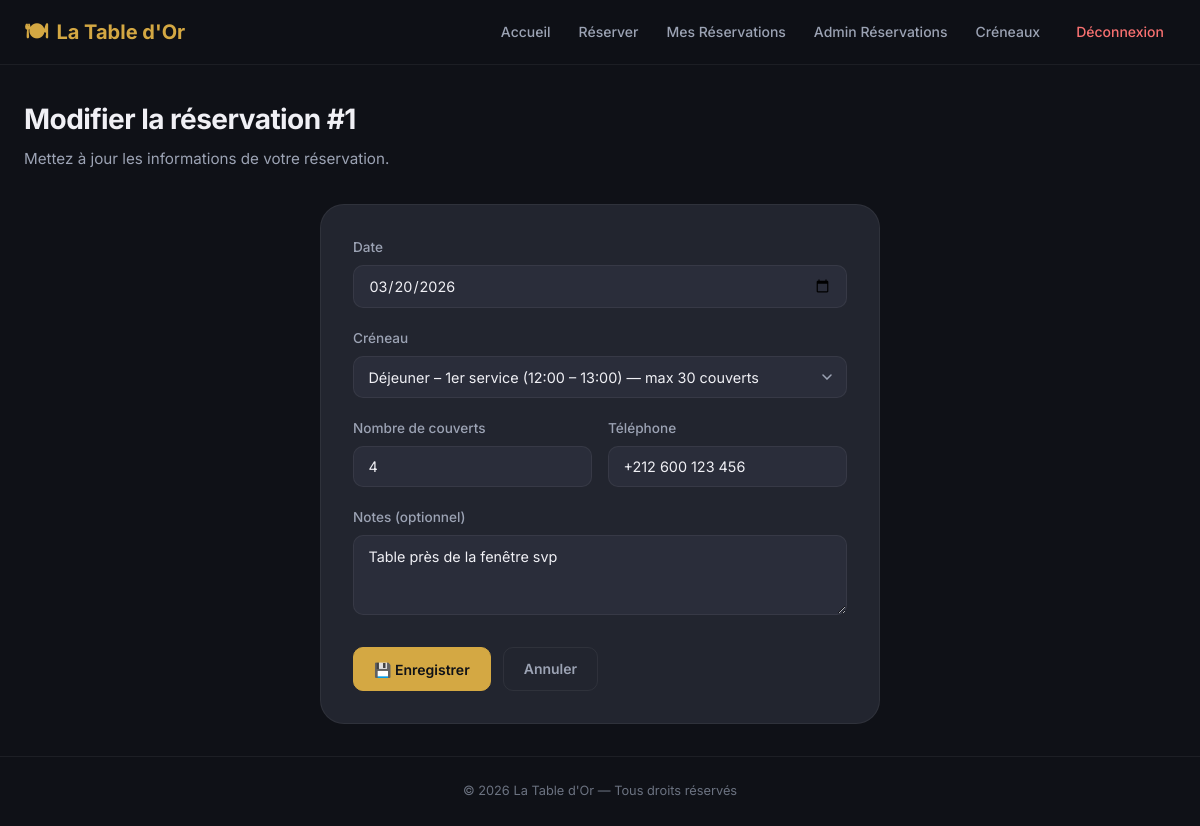
The app's page /reservations/edit.php?id=1 (signed in) with its own data.
### tables this page shows
CREATE TABLE reservations (
  id         INT UNSIGNED AUTO_INCREMENT PRIMARY KEY,
  user_id    INT UNSIGNED NOT NULL,
  slot_id    INT UNSIGNED NOT NULL,
  date       DATE NOT NULL,
  guests     TINYINT UNSIGNED NOT NULL,
  phone      VARCHAR(30) NOT NULL,
  notes      TEXT,
  status     ENUM('CONFIRMED','CANCELLED') NOT NULL DEFAULT 'CONFIRMED',
  created_at TIMESTAMP NOT NULL DEFAULT CURRENT_TIMESTAMP,
  updated_at TIMESTAMP NOT NULL DEFAULT CURRENT_TIMESTAMP ON UPDATE CURRENT_TIMESTAMP,
  FOREIGN KEY (user_id) REFERENCES users(id)      ON DELETE CASCADE,
  FOREIGN KEY (slot_id) REFERENCES time_slots(id)  ON DELETE RESTRICT
);

CREATE TABLE time_slots (
  id           INT UNSIGNED AUTO_INCREMENT PRIMARY KEY,
  label        VARCHAR(80) NOT NULL,
  start_time   TIME NOT NULL,
  end_time     TIME NOT NULL,
  capacity_max INT UNSIGNED NOT NULL DEFAULT 30,
  is_active    TINYINT(1) NOT NULL DEFAULT 1
);

### src/helpers/security.php (called while the page is built, shortened)
<?php
function h(string $value): string {
    return htmlspecialchars($value, ENT_QUOTES | ENT_SUBSTITUTE, 'UTF-8');
}

### reservations/edit.php (the view, shortened to what this page needs)
<?php
require_once __DIR__ . '/../src/helpers/security.php';
$id = (int)($_GET['id'] ?? 0);
$db   = getDB();
$stmt = $db->prepare('SELECT * FROM reservations WHERE id = ?');
$stmt->bind_param('i', $id);
$stmt->execute();
$res = $stmt->get_result()->fetch_assoc();
$slotsResult = $db->query('SELECT * FROM time_slots WHERE is_active = 1 ORDER BY start_time ASC');
$slots = $slotsResult->fetch_all(MYSQLI_ASSOC);
$formDate   = $_POST['date']    ?? $res['date'];
$formSlot   = (int)($_POST['slot_id'] ?? $res['slot_id']);
$formGuests = $_POST['guests']  ?? $res['guests'];
$formPhone  = $_POST['phone']   ?? $res['phone'];
$formNotes  = $_POST['notes']   ?? $res['notes'];
include __DIR__ . '/../src/templates/header.php';
?>
<div class="page-header">
  <h1>Modifier la réservation #<?= (int)$res['id'] ?></h1>
  <p>Mettez à jour les informations de votre réservation.</p>
</div>
<div class="form-card">
  <form method="POST" id="mainForm" novalidate>
    <div class="form-group">
      <label for="date">Date</label>
      <input type="date" id="date" name="date" required min="<?= date('Y-m-d') ?>" value="<?= h($formDate) ?>">
    </div>
    <div class="form-group">
      <label for="slot_id">Créneau</label>
      <select id="slot_id" name="slot_id" required>
        <?php foreach ($slots as $s): ?>
        <option value="<?= (int)$s['id'] ?>" <?= ($formSlot === (int)$s['id']) ? 'selected' : '' ?>>
          <?= h($s['label']) ?> (<?= h(substr($s['start_time'],0,5)) ?> – <?= h(substr($s['end_time'],0,5)) ?>) — max <?= (int)$s['capacity_max'] ?> couverts
        </option>
        <?php endforeach; ?>
      </select>
    </div>
    <div class="form-row">
      <div class="form-group">
        <label for="guests">Nombre de couverts</label>
        <input type="number" id="guests" name="guests" min="1" max="20" required value="<?= h($formGuests) ?>">
      </div>
      <div class="form-group">
        <label for="phone">Téléphone</label>
        <input type="tel" id="phone" name="phone" required value="<?= h($formPhone) ?>">
      </div>
    </div>
    <div class="form-group">
      <label for="notes">Notes (optionnel)</label>
      <textarea id="notes" name="notes"><?= h($formNotes) ?></textarea>
    </div>
    <div class="form-actions">
      <button type="submit" class="btn btn-primary">💾 Enregistrer</button>
      <a href="/restaurant_booking/reservations/index.php" class="btn btn-secondary">Annuler</a>
    </div>
  </form>
</div>
<?php include __DIR__ . '/../src/templates/footer.php'; ?>

### public/css/style.css (style rules this page uses)
:root { --bg-primary: #0f1117; --bg-secondary: #1a1d27; --bg-card: #22252f; --bg-input: #2a2d3a; --bg-hover: #2e3240; --text-primary: #f0f0f5; --text-secondary: #9ca3b4; --text-muted: #6b7280; --accent: #d4a843; --accent-hover: #e6bd5a; --accent-glow: rgba(212, 168, 67, 0.15); --success: #34d399; --success-bg: rgba(52, 211, 153, 0.12); --danger: #f87171; --danger-bg: rgba(248, 113, 113, 0.12); --warning: #fbbf24; --warning-bg: rgba(251, 191, 36, 0.12); --info: #60a5fa; --info-bg: rgba(96, 165, 250, 0.12); --border: rgba(255,255,255,0.06); --border-accent: rgba(212, 168, 67, 0.25); --radius-sm: 6px; --radius-md: 10px; --radius-lg: 16px; --radius-xl: 24px; --shadow-sm: 0 2px 8px rgba(0,0,0,0.2); --shadow-md: 0 4px 16px rgba(0,0,0,0.3); --shadow-lg: 0 8px 32px rgba(0,0,0,0.4); --shadow-glow: 0 0 24px var(--accent-glow); --font-body: 'Inter', -apple-system, system-ui, sans-serif; --transition: 0.2s cubic-bezier(0.4, 0, 0.2, 1); }
*, *::before, *::after { box-sizing: border-box; margin: 0; padding: 0; }
html { font-size: 16px; scroll-behavior: smooth; }
body { font-family: var(--font-body); background: var(--bg-primary); color: var(--text-primary); line-height: 1.6; min-height: 100vh; display: flex; flex-direction: column; -webkit-font-smoothing: antialiased; }
a { color: var(--accent); text-decoration: none; transition: color var(--transition); }
.page-header { margin-bottom: 2rem; }
.page-header h1 { font-size: 1.75rem; font-weight: 700; letter-spacing: -0.02em; color: var(--text-primary); }
.page-header p { color: var(--text-secondary); font-size: 0.95rem; margin-top: 0.35rem; }
.btn { display: inline-flex; align-items: center; justify-content: center; gap: 0.5rem; padding: 0.625rem 1.25rem; border-radius: var(--radius-md); font-family: var(--font-body); font-size: 0.875rem; font-weight: 600; border: 1px solid transparent; cursor: pointer; transition: all var(--transition); white-space: nowrap; text-decoration: none; }
.btn-primary { background: var(--accent); color: var(--bg-primary); border-color: var(--accent); }
.btn-secondary { background: transparent; color: var(--text-secondary); border-color: var(--border); }
.form-card { background: var(--bg-card); border: 1px solid var(--border); border-radius: var(--radius-xl); padding: 2rem; max-width: 560px; margin: 0 auto; }
.form-group { margin-bottom: 1.25rem; }
.form-group label { display: block; font-size: 0.85rem; font-weight: 500; color: var(--text-secondary); margin-bottom: 0.4rem; }
.form-group input, .form-group select, .form-group textarea { width: 100%; padding: 0.7rem 0.9rem; background: var(--bg-input); border: 1px solid var(--border); border-radius: var(--radius-md); color: var(--text-primary); font-family: var(--font-body); font-size: 0.9rem; transition: all var(--transition); outline: none; }
.form-group textarea { resize: vertical; min-height: 80px; }
.form-group select { appearance: none; background-repeat: no-repeat; background-position: right 0.9rem center; padding-right: 2.5rem; }
.form-row { display: grid; grid-template-columns: 1fr 1fr; gap: 1rem; }
.form-actions { display: flex; gap: 0.75rem; margin-top: 1.5rem; }

### records on screen
reservations: id "1", date "03/20/2026", slot_id "Déjeuner – 1er service (12:00 – 13:00) — max 30 couverts", guests "4", phone "+212 600 123 456", notes "Table près de la fenêtre svp"
